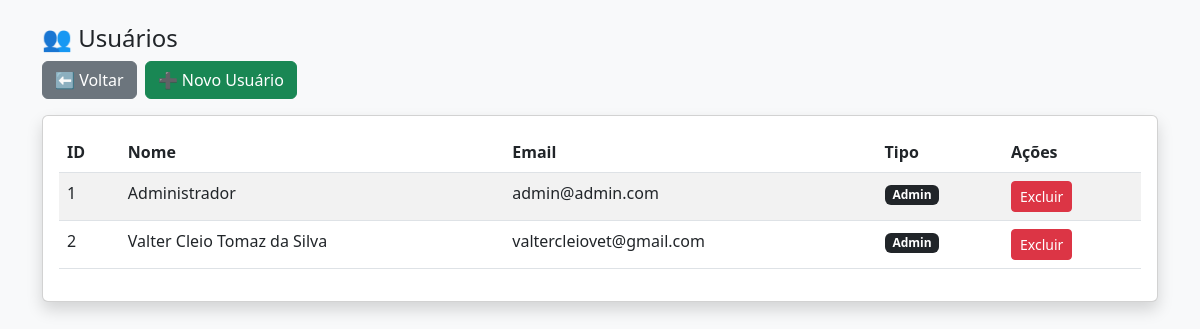
Before: /usuarios (signed in) with the older database file.
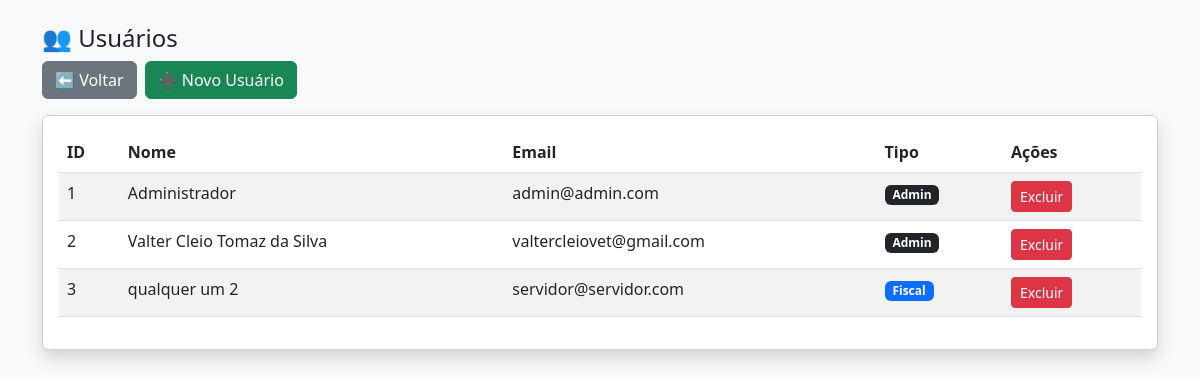
After: the same page with the newer database file.
### tables this page shows
CREATE TABLE usuarios (
        id INTEGER PRIMARY KEY AUTOINCREMENT,
        nome TEXT,
        email TEXT UNIQUE,
        senha TEXT,
        tipo TEXT
    );

### app.py (the view)
@app.route('/usuarios')
def usuarios():
    if not session.get('logado'):
        return redirect('/login')
    conn = conectar()
    cursor = conn.cursor()
    cursor.execute("SELECT id, nome, email, tipo FROM usuarios")
    dados = cursor.fetchall()
    conn.close()
    return render_template('usuarios.html', dados=dados)

### database.py (called while the page is built)
def conectar():
    return sqlite3.connect(os.path.join(BASE_DIR, 'banco.db'))

### templates/usuarios.html (shortened to what this page needs)
<!DOCTYPE html>
<html>
<head>
    <link href="https://cdn.jsdelivr.net/npm/bootstrap@5.3.0/dist/css/bootstrap.min.css" rel="stylesheet">
</head>
<body class="bg-light">
<div class="container py-4">
    <h4>👥 Usuários</h4>
    <div class="d-flex gap-2 mb-3">
        <a href="/painel" class="btn btn-secondary">⬅ Voltar</a>
        {% if session['tipo'] == 'admin' %}
        <a href="{{ url_for('cadastrar_usuario') }}" class="btn btn-success">
            ➕ Novo Usuário
        </a>
        {% endif %}
    </div>
    <div class="card p-3 shadow">
        <table class="table table-striped">
            <thead>
                <tr>
                    <th>ID</th>
                    <th>Nome</th>
                    <th>Email</th>
                    <th>Tipo</th>
                    <th>Ações</th>
                </tr>
            </thead>
            <tbody>
                {% for u in dados %}
                <tr>
                    <td>{{ u[0] }}</td>
                    <td>{{ u[1] }}</td>
                    <td>{{ u[2] }}</td>
                    <td>
                        {% if u[3] == 'admin' %}
                            <span class="badge bg-dark">Admin</span>
                        {% else %}
                            <span class="badge bg-primary">Fiscal</span>
                        {% endif %}
                    </td>
                    <td>
                        {% if session['tipo'] == 'admin' %}
                        <a href="/excluir_usuario/{{ u[0] }}"
                           class="btn btn-sm btn-danger"
                           onclick="return confirm('Tem certeza que deseja excluir?')">
                           Excluir
                        </a>
                        {% endif %}
                    </td>
                </tr>
                {% endfor %}
            </tbody>
        </table>
    </div>
</div>
</body>
</html>

Changed rows visible on the page:
added usuarios: id "3", nome "qualquer um 2", email "servidor@servidor.com", tipo "Fiscal"
